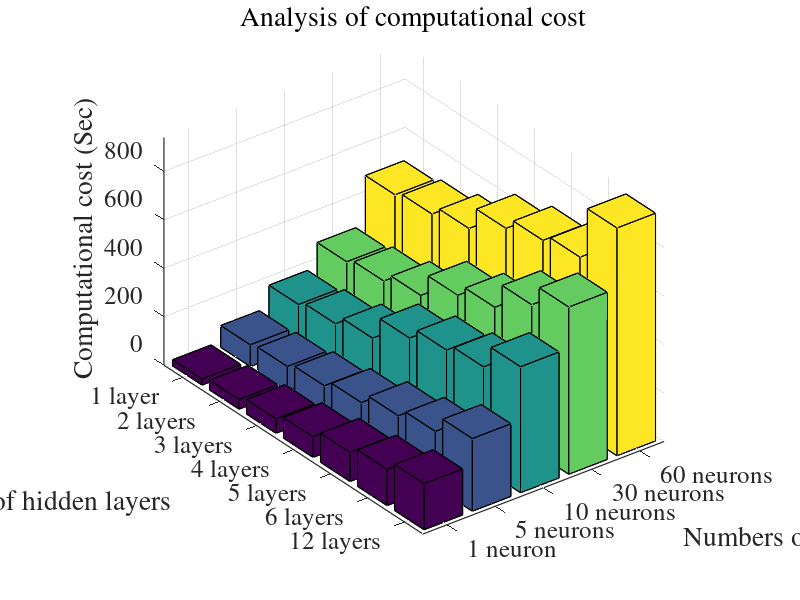

The MATLAB source for this figure:
%The code for the research presented in the paper titled "A deep learning method for empirical spectral prediction and inverse design of all-optical nonlinear plasmonic ring resonator switches
%@authors: Ehsan Adibnia, Majid Ghadrdan and Mohammad Ali Mansouri-Birjandi
%Corresponding author: mansouri@ece.usb.ac.ir
%This code is corresponding to the Forward Deep Neural Network (DNN) section of the article.
%This code regenerates the Fig S3a of the Supplementary Information of the paper.
%Please cite the paper in any publication using this code.
%% =======================================================================
clc;
clear all;
y = [1 2 3 4 5 6 7];
% computational cost 
z = [25 90 180 280 480;
      40 100 200 300 500;
      60 120 240 340 540;
      85 150 340 440 640;
      120 195 390 490 690;
     150 230 420 600 720;
      190 300 520 690 940];
ylabels = {'1 layer', '2 layers', '3 layers', '4 layers', '5 layers', '6 layers', '12 layers'}; 
xlabels = {'1 neuron', '5 neurons', '10 neurons', '30 neurons', '60 neurons'}; 
bar3(y, z);
numBars = size(z, 2);
numBars2 = size(z, 1);
xpos = repmat(1:numBars, numel(y), 1);
set(gca, 'xtick', 1:numBars, 'xticklabel', xlabels);
set(gca, 'ytick', 1:numBars2, 'yticklabel', ylabels);
ylabel('Numbers of hidden layers');
xlabel('Numbers of neurons');
zlabel('Computational cost (Sec)');
title('Analysis of computational cost', 'FontWeight', 'normal')
get(gca,'fontname')  
set(gca,'fontname','times')  
set(gca,'fontsize',18)
set(gca,'linewidth',0.85)
grid on